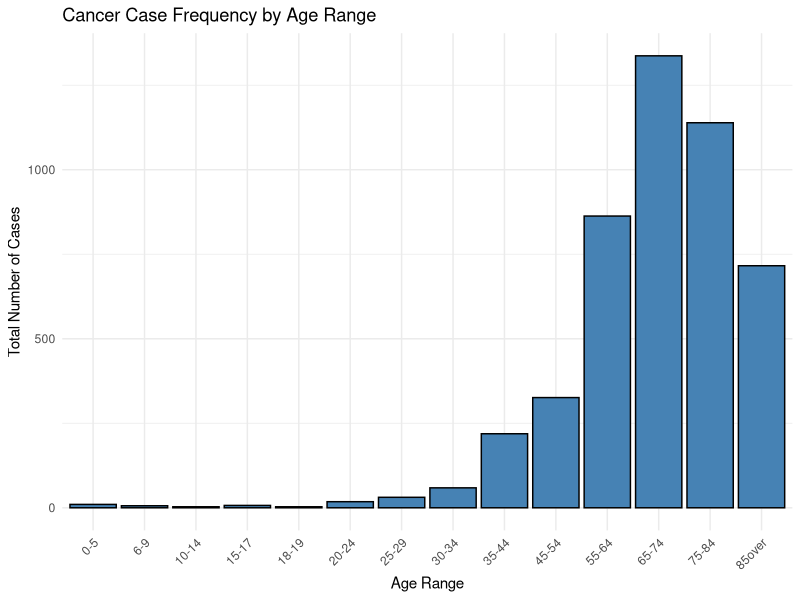

Write the R code that produced this figure.
## ---- chunk 1
#| message: False 
#| echo: false

#installing packages
install.packages("tidyverse") 
library(tidyverse) 
## ---- chunk 2
#| message: False 
#| echo: false

#reading data
cancerData <- read_csv("./data/ageCancer.csv")
cancerData$ageRanges <- cancerData$ageRanges %>%
  str_replace("^5-9$", "6-9")

cancerData$ageRanges <- cancerData$ageRanges %>%
  str_replace("^24-29$", "25-29")
## ---- chunk 3
#| label: raw_data_histogram
#| message: False 
#| fig-cap: "A histogram of the distribution of cancer deaths from 2014-2023 by age group in Multnomah County."
# define age ranges

age_levels <- c("0-5", "6-9", "10-14", "15-17", "18-19", 
                "20-24", "25-29", "30-34", "35-44", "45-54", 
                "55-64", "65-74", "75-84", "85over")

# change ageRanges to a factor, so that they appear in numerical order
cancerData$ageRanges <- factor(cancerData$ageRanges, levels = age_levels)

#histogram of raw cancer count by age
age_data <- cancerData %>% 
  group_by(ageRanges) %>% 
  summarise(total_cases = sum(n)) 

ggplot(age_data, aes(x = ageRanges, y = total_cases)) + 
  geom_bar(stat = "identity", fill = "steelblue", color = "black") + 
  labs(title = "Cancer Case Frequency by Age Range", x = "Age Range", y = "Total Number of Cases") +
  theme_minimal() +
  theme(axis.text.x = element_text(angle = 45, hjust = 1)) 
